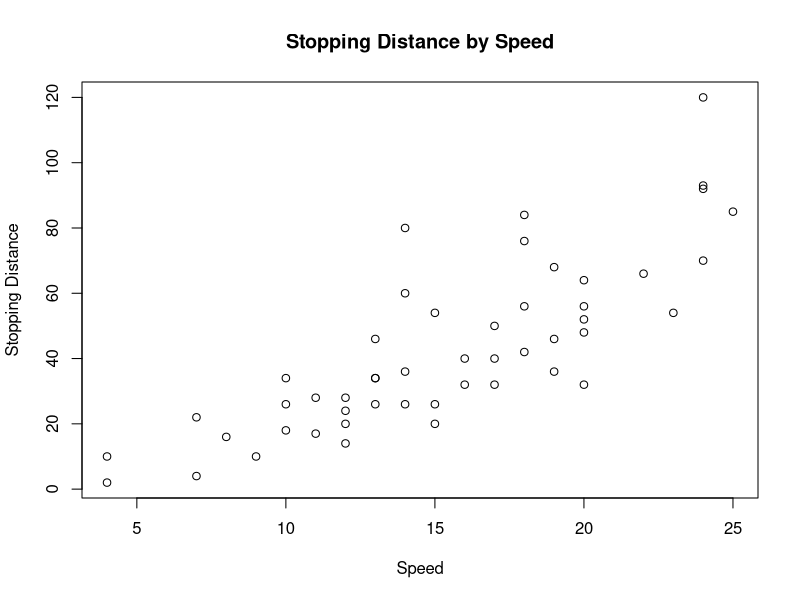
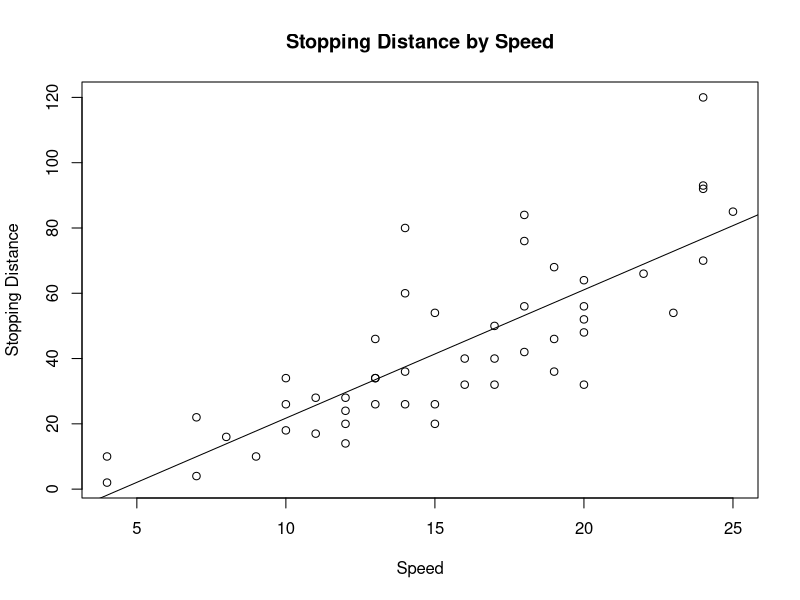
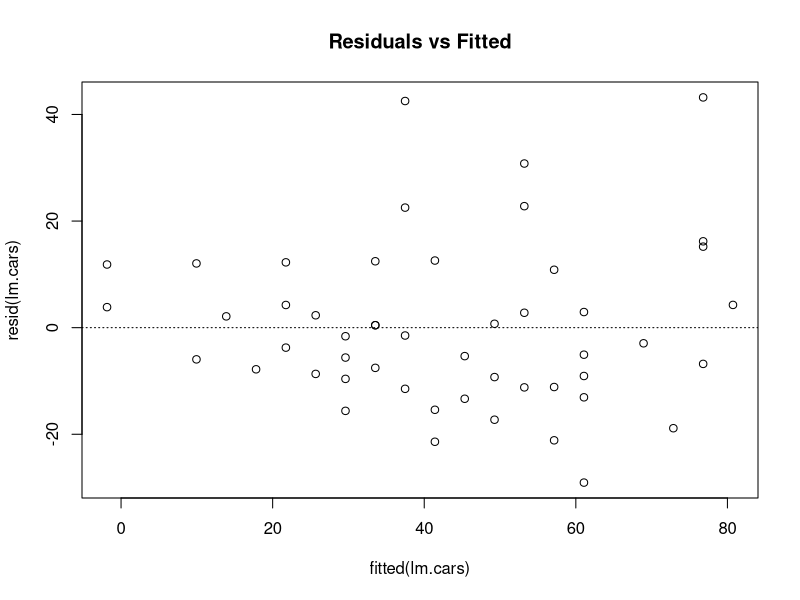
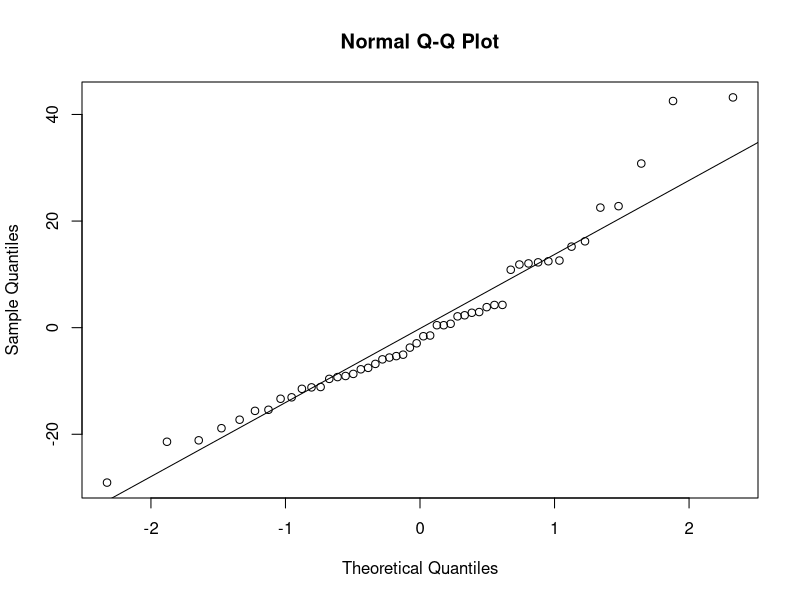

The R script that drew these images, in order:
## ---- chunk 1
knitr::opts_chunk$set(echo = TRUE)
## ---- chunk 2
plot(cars$speed, cars$dist, main = "Stopping Distance by Speed", xlab = "Speed", ylab = "Stopping Distance")
## ---- chunk 3
lm.cars <- lm(cars$dist ~ cars$speed)
plot(cars$speed, cars$dist, main = "Stopping Distance by Speed", xlab = "Speed", ylab = "Stopping Distance")
abline(lm.cars)
## ---- chunk 4
summary(lm.cars)
## ---- chunk 5
plot(fitted(lm.cars), resid(lm.cars), main="Residuals vs Fitted")
abline(h=0, lty=3)
## ---- chunk 6
qqnorm(resid(lm.cars))
qqline(resid(lm.cars))
